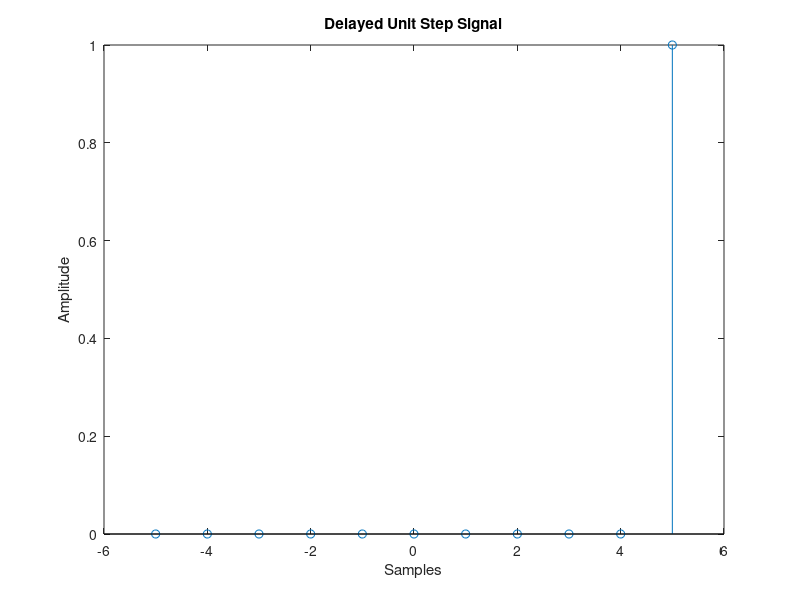

Recreate this plot in MATLAB.
%unit step (delayed step) signal generation

clc;
clear all;
close all;

disp('Delayed Unit Step Signal Generation');
N=input('Enter no. of samples: ');
d=input('enter delay value: ');
n=-N:1:N;
x=[zeros(1,N+d),ones(1,N-d+1)];

stem(n,x);
xlabel('Samples');
ylabel('Amplitude');
title('Delayed Unit Step Signal');